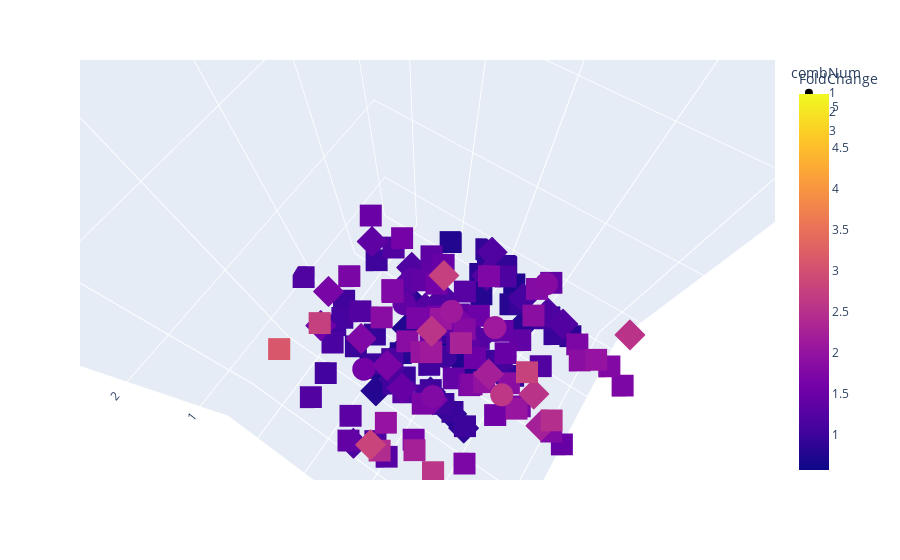

Write notebook code for a chart like this one.
### Code cell
fig = px.scatter_3d(finalDf, x='principal component 1', y='principal component 2', z='FoldChange',
              color='FoldChange', symbol='combNum')
fig.show()
